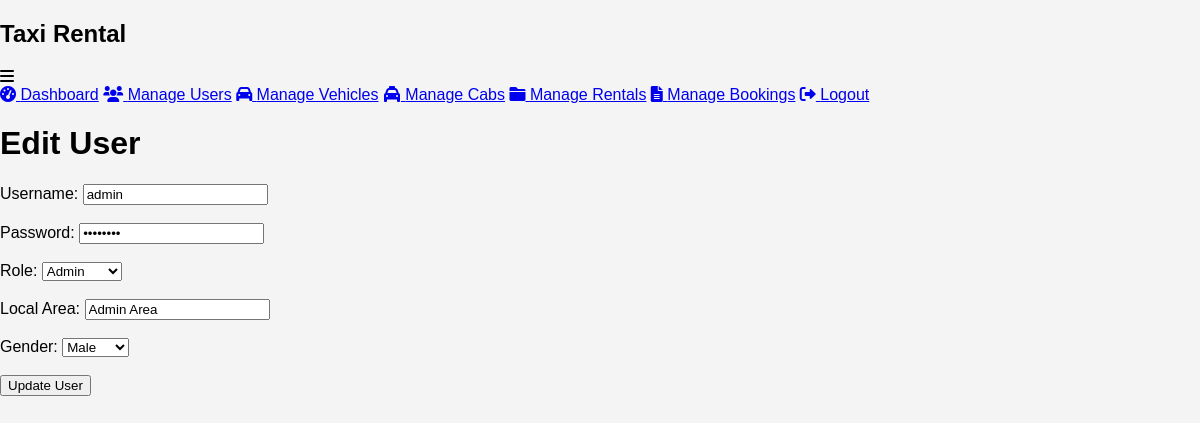
The app's page /admin/edit_user.php?id=6 (signed in) with its own data.
### tables this page shows
CREATE TABLE `users` (
  `id` int(11) NOT NULL,
  `username` varchar(255) NOT NULL,
  `password` varchar(255) NOT NULL,
  `role` enum('admin','driver','renter','customer') NOT NULL,
  `local_area` varchar(255) DEFAULT NULL,
  `gender` enum('male','female','other') DEFAULT NULL,
  `created_at` timestamp NULL DEFAULT current_timestamp()
);

### admin/edit_user.php (the view, shortened to what this page needs)
<?php
include 'db_connection.php';
$id = $_GET['id'];
$sql = "SELECT * FROM users WHERE id=$id";
$result = $conn->query($sql);
$user = $result->fetch_assoc();
?>
<!DOCTYPE html>
<html lang="en">
<head>
    <link rel="stylesheet" href="../styles.css">
    <link rel="stylesheet" href="https://cdnjs.cloudflare.com/ajax/libs/font-awesome/6.0.0-beta3/css/all.min.css">
</head>
<body>
<div class="sidebar">
    <div class="sidebar-header">
        <h2>Taxi Rental</h2>
        <div class="menu-toggle" id="menu-toggle">
            <i class="fas fa-bars"></i>
        </div>
    </div>
    <div class="sidebar-menu" id="sidebar-menu">
        <a href="admin_dashboard.php"><i class="fas fa-tachometer-alt"></i> Dashboard</a>
        <a href="manage_users.php"><i class="fas fa-users"></i> Manage Users</a>
        <a href="manage_vehicles.php"><i class="fas fa-car"></i> Manage Vehicles</a>
        <a href="manage_cabs.php"><i class="fas fa-taxi"></i> Manage Cabs</a>
        <a href="manage_rentals.php"><i class="fas fa-folder"></i> Manage Rentals</a>
        <a href="manage_bookings.php"><i class="fas fa-file-alt"></i> Manage Bookings</a>
        <a href="logout.php"><i class="fas fa-sign-out-alt"></i> Logout</a>
    </div>
</div>
    <h1>Edit User</h1>
    <form method="POST" action="">
        <label for="username">Username:</label>
        <input type="text" id="username" name="username" value="<?php echo $user['username']; ?>" required><br><br>
        <label for="password">Password:</label>
        <input type="password" id="password" name="password" value="<?php echo $user['password']; ?>" required><br><br>
        <label for="role">Role:</label>
        <select id="role" name="role" required>
            <option value="admin" <?php echo ($user['role'] === 'admin') ? 'selected' : ''; ?>>Admin</option>
        </select><br><br>
        <label for="local_area">Local Area:</label>
        <input type="text" id="local_area" name="local_area" value="<?php echo $user['local_area']; ?>" required><br><br>
        <label for="gender">Gender:</label>
        <select id="gender" name="gender" required>
            <option value="male" <?php echo ($user['gender'] === 'male') ? 'selected' : ''; ?>>Male</option>
        </select><br><br>
        <input type="submit" value="Update User">
    </form>
</body>
</html>

### styles.css (style rules this page uses)
body { font-family: Arial, sans-serif; background-color: #f4f4f4; margin: 0; padding: 0; }

### records on screen
users: username "admin", role "Admin", local_area "Admin Area", gender "Male"
